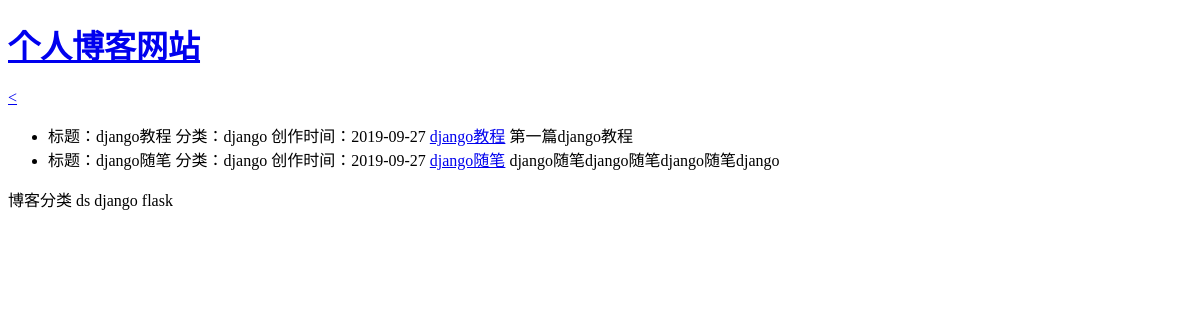
The app's page /blog/type=2, older data.
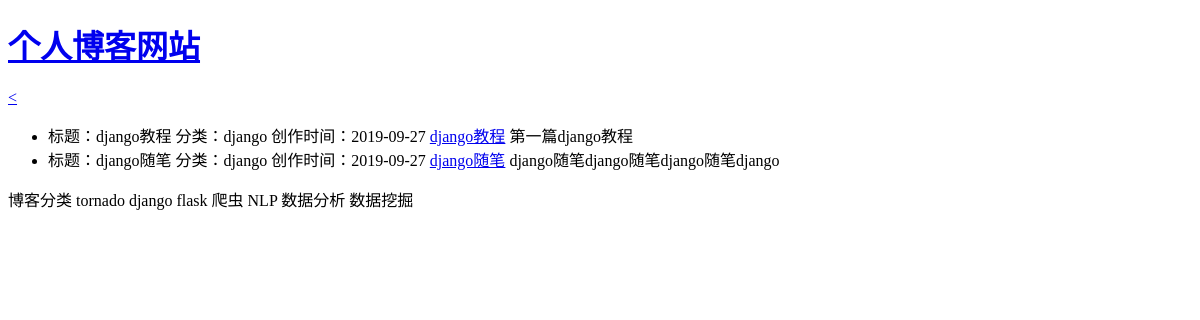
The same page, newer data.
### blog/models.py (models this page shows, shortened)
class Blog(models.Model):
    blogTitle=models.CharField(max_length=30)
    blogContent=models.TextField()
    blogAuthor=models.ForeignKey(User,on_delete=models.DO_NOTHING)
    blog_createdTime=models.DateTimeField(auto_now_add=True)
    blog_updatedTime=models.DateTimeField(auto_now=True)
    blogType=models.ForeignKey(BlogType,on_delete=models.DO_NOTHING)

class BlogType(models.Model):
    typeName=models.CharField(max_length=8)
    def __str__(self):
        return self.typeName

### blog/views.py (the view)
# urls.py: path('type=<int:blogType_id>',blog_type,name="blog_type" ),
def blog_type(request,blogType_id):
    context = {}
    blogTypes=get_object_or_404(BlogType,id=blogType_id)
    context['blogs'] = Blog.objects.filter(blogType=blogTypes)
    context['blog_type']=blogTypes  #分类标题（e.g. django）
    context['names'] = BlogType.objects.all()  #右侧分类标签
    return render_to_response('blog_type.html',context)

### templates/html/blog_type.html (shortened to what this page needs)
{% extends 'index.html' %}
{% block content %}
<div>
        <a href="{% url 'blog_list' %}"> < </a>
    </div>
<ul>
    {% for blog in blogs %}
    <li>
        <a>标题：{{ blog.blogTitle }}</a>
        <a>分类：{{ blog.blogType }}</a>
        <a>创作时间：{{ blog.blog_createdTime | date:"Y-m-d " }}</a>
        <a href="{% url 'blog_detail' blog.id %}">{{ blog.blogTitle }}</a>
        <a>{{ blog.blogContent | truncatechars:30 }}</a>
    </li>
    {% empty %}
       <p>暂无博客，敬请期待</p>
    {% endfor %}
    </ul>
<div>博客分类
    {% for name in names %}
    <a>{{ name }}</a>
    {% empty %}
   <p>暂无分类，敬请期待</p>
    {% endfor %}
 </div>
{% endblock %}

Row changes from the older to the newer data that the page shows:
changed BlogType: typeName "ds" → "tornado"
added BlogType: typeName "爬虫"
added BlogType: typeName "NLP"
added BlogType: typeName "数据分析"
added BlogType: typeName "数据挖掘"
